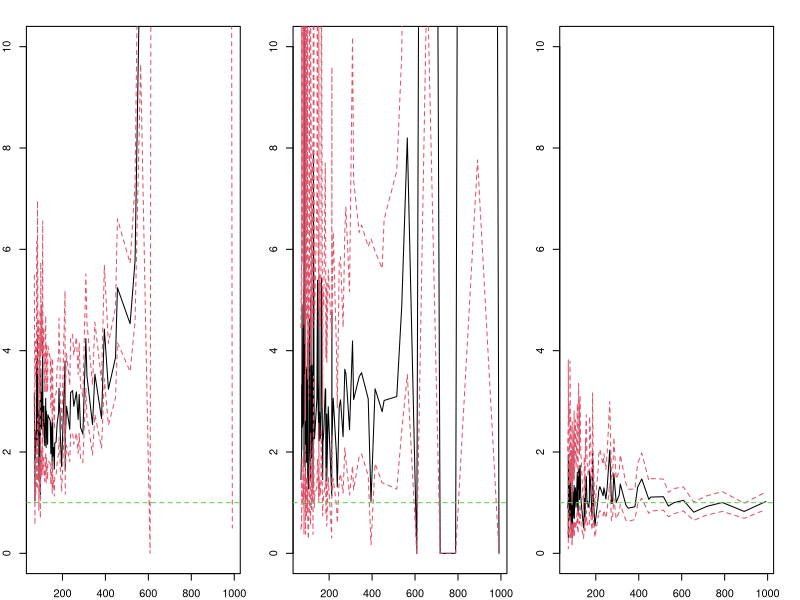
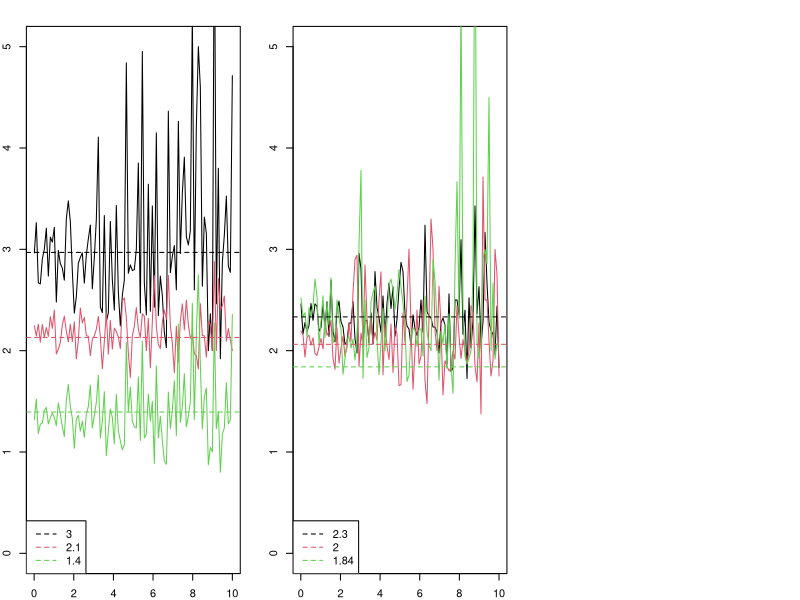

The R source for these figures, in order:
library(msm)

process <- function(n,l01,l02,l12,censor1=NULL,censor2=NULL){
  if(is.null(censor1) | is.null(censor2)){
    t1 <- rexp(n,l01+l02) #temps de passage de 0 à 1 ou 0 à 2
    s1 <- rbinom(n,1,l02/(l01+l02))+1 #détermination de l'état atteint (1 ou 2)
    t2 <- rexp(n,l12) #temps de passage de l'état 1 à 2 à partir du temps d'arrivée à 1
    df <- data.frame("DSS"=rep(1,n),"DSS.time"=ifelse(s1==1,t1+t2,t1),
                     "PFI"=rep(1,n),"PFI.time"=t1,
                     "T01"=-(s1-2),"T01.time"=t1,
                     "T02"=s1-1,"T02.time"=ifelse(s1==2,t1,t1+t2),
                     "T12"=-(s1-2),"T12.time"=ifelse(s1==1,t2,0))
  }
  else{
    t1 <- rexp(n,l01+l02+censor1) #temps de passage de 0 à 1 ou 0 à 2
    s1 <- apply(rmultinom(n, size = 1, prob = c(censor1/(l01+l02+censor1),l01/(l01+l02+censor1),l02/(l01+l02+censor1)))==1,2,which)-1 #détermination de l'état atteint (1 ou 2)
    t2 <- rexp(n,l12+censor2)
    s2 <- rbinom(n,1,l12/(l12+censor2))
    df <- data.frame("DSS"=ifelse(s1 > 0,1,0),"DSS.time"=ifelse(s1==1,t1+t2,t1),
                     "PFI"=ifelse(s1 > 0,1,0),"PFI.time"=t1,
                     "T01"=ifelse(s1==1,1,0),"T01.time"=t1,
                     "T02"=ifelse(s1-1 > 0,1,0),"T02.time"=ifelse(s1==2 | s1==0,t1,t1+t2),
                     "T12"=ifelse(s1==1 & s2==1,1,0),"T12.time"=ifelse(s1==1,t2,0))
  }
  return(df)
}

df_msm_creation <- function(df_new){
  indiv_msm <- c((1:nrow(df_new)),
                 (1:nrow(df_new))[(df_new$T01.time < df_new$T02.time) & df_new$T01==1],
                 (1:nrow(df_new))[df_new$T12.time > 0 & df_new$T12==1],
                 (1:nrow(df_new))[df_new$T12.time > 0 & df_new$T12==0],
                 (1:nrow(df_new))[df_new$T02 == 1],
                 (1:nrow(df_new))[df_new$T02 == 0 & df_new$T01==0])
  state_msm <- c(rep(1,nrow(df_new)),
                 rep(2,sum((df_new$T01.time < df_new$T02.time) & df_new$T01==1)),
                 rep(3,sum(df_new$T12.time > 0 & df_new$T12==1)),
                 rep(2,sum(df_new$T12.time > 0 & df_new$T12==0)),
                 rep(3,sum(df_new$T02 == 1)),
                 rep(1,sum(df_new$T02 == 0 & df_new$T01==0)))
  time_msm <- c(rep(0,nrow(df_new)),
                df_new$T01.time[(df_new$T01.time < df_new$T02.time) & df_new$T01==1],
                (df_new$T12.time + df_new$T01.time)[df_new$T12.time > 0 & df_new$T12==1],
                (df_new$T12.time + df_new$T01.time)[df_new$T12.time > 0 & df_new$T12==0],
                df_new$T02.time[df_new$T02 == 1],
                df_new$T02.time[df_new$T02 == 0 & df_new$T01==0])
  df_msm <- data.frame("indiv"=indiv_msm,"state"=state_msm,"time"=time_msm)
  df_msm <- df_msm[order(df_msm$indiv,df_msm$time),]
  rownames(df_msm) <- 1:nrow(df_msm)
  return(df_msm)
}

covar_creation <- function(df_new,p1,p2,p3num,p3denom,total){
  covar <- rep(0,nrow(df_new))
  covar[df_new$T01==1] <- sample(0:1,sum(df_new$T01==1),replace = TRUE,prob = c(1-p1,p1))
  covar[df_new$T02==1] <- sample(0:1,sum(df_new$T02==1),replace = TRUE,prob = c(1-p2,p2))
  deja_pris <- sum(df_new$T01==1 & covar==1)
  if(deja_pris < 25 & deja_pris < sum(df_new$T12==1)) covar[df_new$T12==1 & df_new$T01==0] <- sample(0:1,size=sum(df_new$T12==1)-deja_pris,replace = TRUE,prob = c(1-(p3num-deja_pris)/(p3denom-deja_pris),(p3num-deja_pris)/(p3denom-deja_pris)))
  non_pris <- sum(df_new$T01==0 & df_new$T02==0 & df_new$T12==0)
  if(total-sum(covar) > 0) covar[df_new$T01==0 & df_new$T02==0 & df_new$T12==0] <- sample(0:1,non_pris,replace = TRUE,prob=c(1-(total-sum(covar))/non_pris,(total-sum(covar))/non_pris))
  return(covar)
}

n <- 1000
Qmat <- matrix(c(1,1,1,0,1,1,0,0,0),ncol=3,byrow = TRUE)
val <- seq(10,0.01,length.out=100)
# val <- seq(1,0.01,length.out=100)
contingent01 <- rep(NA,length(val))
contingent02 <- rep(NA,length(val))
contingent12 <- rep(NA,length(val))
contingentStage01 <- rep(NA,length(val))
contingentStage02 <- rep(NA,length(val))
contingentStage12 <- rep(NA,length(val))
res01 <-rep(NA,3*length(val))
res02 <-rep(NA,3*length(val))
res12 <-rep(NA,3*length(val))

#ajouter paramètre set.seed()
#grid.search()
#10% de censure
#outcome : taille de l'intervalle de confiance
#grille tous les seq(0.1,0.9,0.2)  125 points 
#réplicats 3 fois
#fonction covar seed

for(i in 1:length(val)){
  df_new <- process(n=n,0.6,0.2,0.3,val[[i]],0.35)
  # df_new <- process(n=n,0.6,0.2,0.3,6,val[[i]])
  df_msm <- df_msm_creation(df_new)
  covar <- covar_creation(df_new,42/98,16/33,25,46,257)
  df_msm[["covar"]] <- covar[df_msm$indiv]
  msm_simu <- msm(state~time, subject=indiv,data = df_msm, gen.inits = TRUE,qmatrix= Qmat, deathexact = 3,covariates = ~covar)
  hazards <- hazard.msm(msm_simu)[[1]]
  if(dim(hazards)[2] == 1){
    res01[((i-1)*3+1):(i*3)] <- c(hazards[1,],NA,NA)
    res02[((i-1)*3+1):(i*3)] <- c(hazards[2,],NA,NA)
    res12[((i-1)*3+1):(i*3)] <- c(hazards[3,],NA,NA)
  }
  else{
    res01[((i-1)*3+1):(i*3)] <- hazards[1,]
    res02[((i-1)*3+1):(i*3)] <- hazards[2,]
    res12[((i-1)*3+1):(i*3)] <- hazards[3,]
  }
  contingent01[[i]] <- sum(df_new$T01==1)
  contingent02[[i]] <- sum(df_new$T02==1)
  contingent12[[i]] <- sum(df_new$T12==1)
  contingentStage01[[i]] <- sum(covar[df_new$T01==1])
  contingentStage02[[i]] <- sum(covar[df_new$T02==1])
  contingentStage12[[i]] <- sum(covar[df_new$T12==1])
}

x <- contingent01+contingent02
mat_res01 <- matrix(res01,byrow = TRUE,ncol=3)[order(x),]
mat_res02 <- matrix(res02,byrow = TRUE,ncol=3)[order(x),]
mat_res12 <- matrix(res12,byrow = TRUE,ncol=3)[order(x),]
x <- x[order(x)]

par(mfrow=c(1,3),mar=rep(2,4))
plot(x,mat_res01[,1],type="l",ylim=c(0,10))
points(x,mat_res01[,2],type="l",col=2,lty=2)
points(x,mat_res01[,3],type="l",col=2,lty=2)
abline(h=1,lty=2,col=3)

plot(x,mat_res02[,1],type="l",ylim=c(0,10))
points(x,mat_res02[,2],type="l",col=2,lty=2)
points(x,mat_res02[,3],type="l",col=2,lty=2)
abline(h=1,lty=2,col=3)

plot(x,mat_res12[,1],type="l",ylim=c(0,10))
points(x,mat_res12[,2],type="l",col=2,lty=2)
points(x,mat_res12[,3],type="l",col=2,lty=2)
abline(h=1,lty=2,col=3)

plot(val,contingent01/contingent02,type="l",ylim=c(0,5))
points(val,contingent01/contingent12,type="l",col=2)
points(val,contingent12/contingent02,type="l",col=3)
abline(h=98/33,lty=2,col=1)
abline(h=98/46,lty=2,col=2)
abline(h=46/33,lty=2,col=3)
legend("bottomleft",legend=c("3","2.1","1.4"),lty=2,col=1:3)

plot(val,contingent01/contingentStage01,type="l",ylim=c(0,5))
points(val,contingent02/contingentStage02,type="l",col=2)
points(val,contingent12/contingentStage12,type="l",col=3)
abline(h=98/42,lty=2,col=1)
abline(h=33/16,lty=2,col=2)
abline(h=46/25,lty=2,col=3)
legend("bottomleft",legend=c("2.3","2","1.84"),lty=2,col=1:3)
#pour BRCA T01 <- 98
# T02 <- 33
# T12 <- 46
# T01 III- IV <- 42
# T02 III- IV <- 16
# T12 III- IV <- 25

df_new <- process(n=n,0.6,0.2,0.3,6,0.4)
sum(df_new$T01==1)
sum(df_new$T02==1)
sum(df_new$T12==1)

# obs: diminuer le rapport l01/l02 augmente instabilité ?
